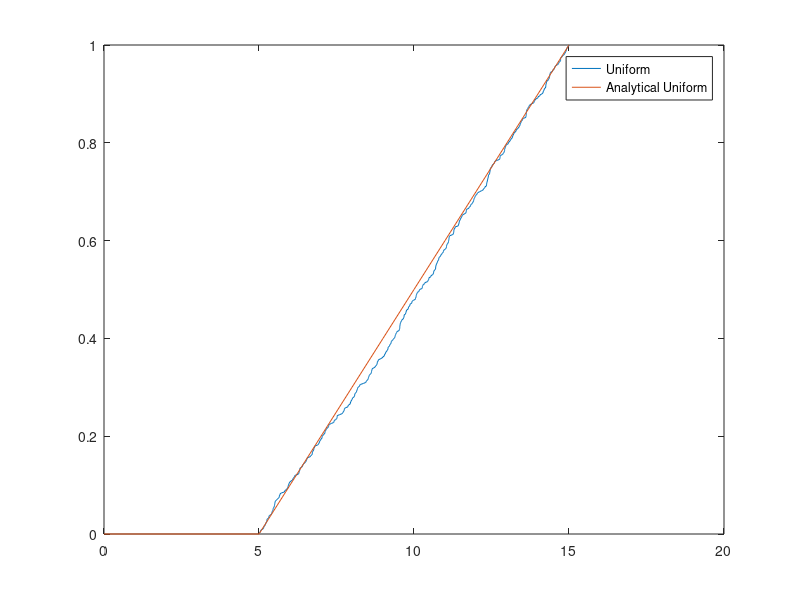
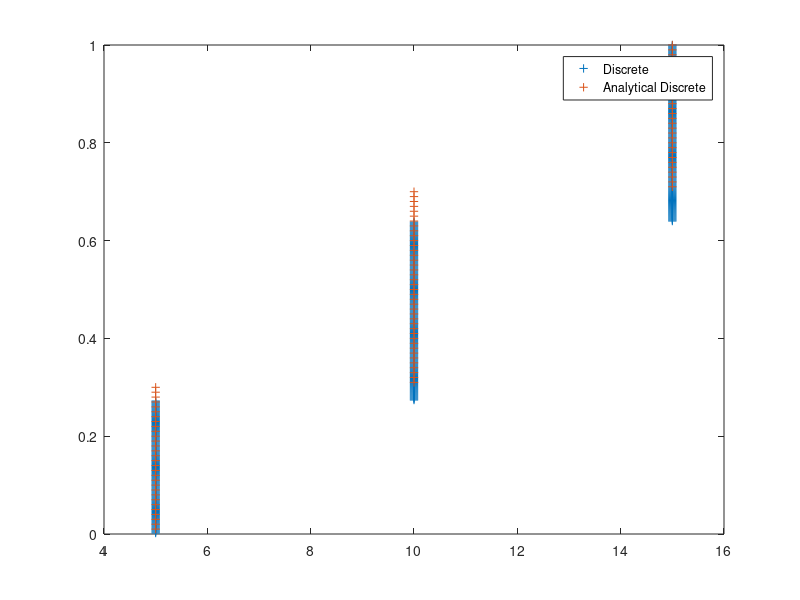
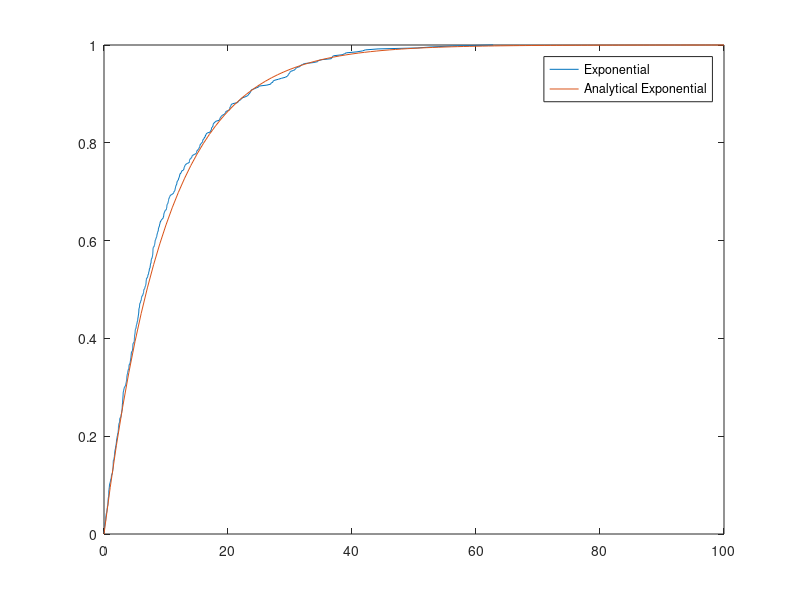
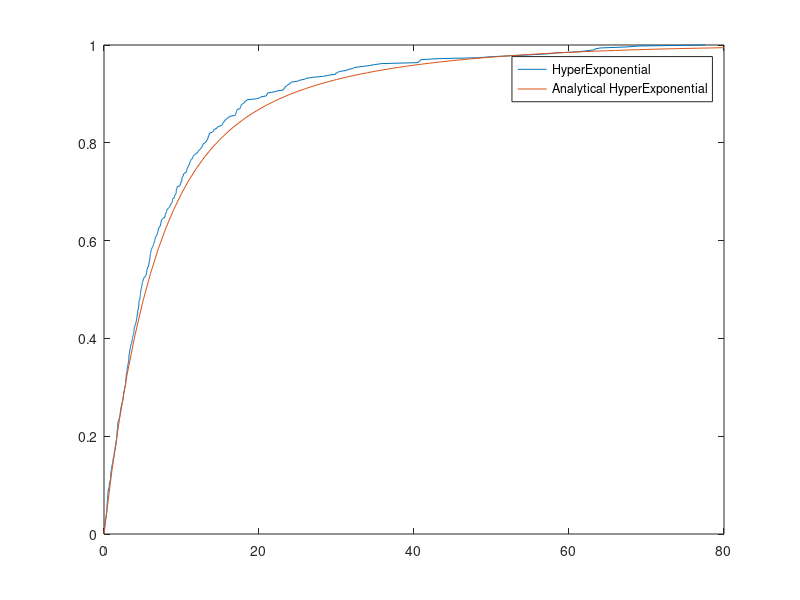

The MATLAB source for these figures, in order:
clear all;

data = csvread("random.csv");
N= size(data(:,1));
N=N(1);
% Point 1
a_unif=5;
b_unif=15;
% Generating Uniform Samples
for k=1:N
    r = data(k,2);
    res_uniform(k,1) = a_unif + (b_unif-a_unif)*r;
end
t=[0:15];
% Analytical Uniform 
analytical_unif=max(0, min(1, (t-5)/(15-5)));
figure(1);
plot(sort(res_uniform), [1:N]/N, "-", t, analytical_unif , "-");
legend('Uniform', 'Analytical Uniform');

% Point 2
Pr = [0.3, 0.4, 0.3];
C = cumsum(Pr);
% Analytical Discrete
analytical_discrete(1:30,1) = 5;
analytical_discrete(31:70,1) = 10;
analytical_discrete(71:100,1) = 15;

% Generating Discrete Samples
for k=1:N
    r = data(k,1);
    for i=1:3
        if r < C(1,i)
            res_discrete(k,1)= 5*i;
            break;
        end
    end
end

figure(2);
plot(sort(res_discrete), [1:N]/N, "+", analytical_discrete, [1:100]/100, "+");
legend('Discrete', 'Analytical Discrete');

% Point 3
average = 10;
lambda_exp = 1/average;

% Generating Exponential Samples
for k=1:N
    r = data(k,2);
    res_exponential(k,1) = -log(r)/lambda_exp;
end
t=[0:100];
% Analytical Exponential
analytical_exp = 1 -exp(-lambda_exp*t);
figure(3);  
plot(sort(res_exponential), [1:N]/N, "-", t, analytical_exp, "-");
legend('Exponential', 'Analytical Exponential');

% Point 4
lambda=[0.05, 0.175];
p=[0.3, 0.7];
C=cumsum(p);

% Generating HyperExponential Samples
for k=1:N
    rand1=data(k,1);
    rand2=data(k,2);
    for i=1:2
        if rand1<=C(1,i)
            res_hyperExp(k,1) = -log(rand2)/lambda(1,i);
            break;
        end
    end
end
t=[0:80];
% Analytical HyperExponential
analytical_hyperExp = 1 -p(1,1)*exp(-lambda(1,1)*t) -p(1,2)*exp(-lambda(1,2)*t);
figure(4);
plot(sort(res_hyperExp), [1:N]/N, "-", t, analytical_hyperExp, "-");
legend('HyperExponential', 'Analytical HyperExponential');

% Point 5
lambda1=0.25;
lambda2=0.16667;
% Generating HypoExponential Samples
for k=1:N
    rand1 = data(k,2);
    rand2 = data(k,3);
    res_hypo(k,1) = -log(rand1)/lambda1 -log(rand2)/lambda2;
end
t=[0:80];
% Analytical HypoExponential
analytical_hypo= 1- lambda2*exp(-lambda1*t)/(lambda2-lambda1) + lambda1*exp(-lambda2*t)/(lambda2-lambda1);
figure(5);
plot(sort(res_hypo), [1:N]/N, "-", t, analytical_hypo, "-");
legend('HypoExponential', 'Analytical HypoExponential');

% Point 6
p=[0.3, 0.7];
lambda=[0.05, 0.35];
stages=[1, 2];
C=cumsum(p);

% Generating HyperErlang Samples
for k=1:N
    rand1=data(k,1);
    for i=1:2
        if rand1<C(1,i)
            res_hyperErl(k,1)=0;
            for l=1:stages(1,i)
                res_hyperErl(k,1) = res_hyperErl(k,1) -log(data(k,l+1))/lambda(1,stages(1,i));
            end
            break;
        end
    end
end
t=[0:80];
% Analytical HyperErlang
analytical_hyperErl = @(t) 1 -p(1,1)*exp(-lambda(1,1)*t) -p(1,2)*(exp(-lambda(1,2)*t) + lambda(1,2)*t.*exp(-lambda(1,2)*t));

figure(6);
plot(sort(res_hyperErl), [1:N]/N, "-", t, analytical_hyperErl(t), "-");
legend('HyperErlang', 'Analytical HyperErlang');



